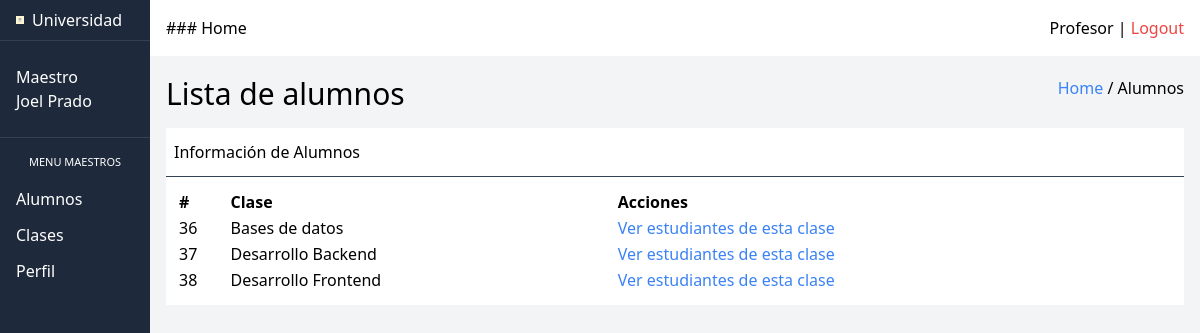
The page /index.php?action=show-clases-table (signed in) on the database its author committed.
### tables this page shows
CREATE TABLE `clases` (
  `id` int(11) NOT NULL,
  `name` varchar(150) NOT NULL,
  `instructor_id` int(11) DEFAULT NULL
);

### src/DB.php (called while the page is built, shortened)
<?php
class DB
{
    private $pdo;
    public function __construct()
    {
        try {
            $host = $_ENV["DB_HOST"];
            $dbname = $_ENV["DB_DATABASE"];
            $port = $_ENV["DB_PORT"];
            $username = $_ENV["DB_USERNAME"];
            $password = $_ENV["DB_PASSWORD"];
            $attributes = [PDO::ATTR_ERRMODE => PDO::ERRMODE_EXCEPTION];
            $dsn = "mysql:host=$host;dbname=$dbname;port=$port";
            $this->pdo = new PDO($dsn, $username, $password, $attributes);
        } catch (PDOException $e) {
            echo "ERROR: " . $e->getMessage();
        }
    }
    public function connect()
    {
        return $this->pdo;
    }
}
?>

### src/models/Clases.php (called while the page is built, shortened)
<?php
require_once($_SERVER["DOCUMENT_ROOT"] . "/src/DB.php");
class Clases
{
    public function findClasesByInstructorId($id)
    {
        $query = "
        SELECT clases.name as class_name, clases.id as class_id, instructor_id
        FROM clases
        WHERE instructor_id = :id;
        ";
        $pdo = new DB();
        $stmnt = $pdo->connect()->prepare($query);
        $stmnt->bindParam(":id", $id, PDO::PARAM_INT);
        $stmnt->execute();
        $data = [];
        while ($row = $stmnt->fetch(PDO::FETCH_ASSOC)) {
            array_push($data, $row);
        }
        return $data;
    }
}
?>

### src/views/instructor/clases-table.php (the view, shortened to what this page needs)
<?php require $_SERVER['DOCUMENT_ROOT'] . '/src/templates/head.php'; ?>
</head>
<body>
    <div class="grid grid-cols-8 grid-flow-col">
        <?php require $_SERVER['DOCUMENT_ROOT'] . '/src/views/instructor/nav-aside.php'; ?>
        <main>
            <section class="p-4 ">
                <div class="flex justify-between mb-4">
                    <h1 class="text-3xl">Lista de alumnos</h1>
                    <div>
                        <a class="text-blue-500" href="/index.php">Home</a> / Alumnos
                    </div>
                </div>
                <div class="bg-white  divide-y divide-slate-700">
                    <div class="flex justify-between items-center px-2 py-3">
                        <span>Información de Alumnos</span>
                    </div>
                    <div class="p-3">
                        <table class="w-full ">
                            <thead>
                                <tr>
                                    <td class="font-bold">#</td>
                                    <td class="font-bold">Clase</td>
                                    <td class="font-bold">Acciones</td>
                                </tr>
                            </thead>
                            <tbody>
                                <?php foreach ($clases as $row) { ?>
                                    <tr>
                                        <td><?= $row["class_id"] ?></td>
                                        <td><?= $row["class_name"] ?></td>
                                        <td class="text-blue-500"><a href="/index.php?action=show-student-class&class_id=<?= $row["class_id"] ?>&class_name=<?= $row["class_name"] ?>">Ver estudiantes de esta clase</a></td>
                                    </tr>
                                <?php } ?>
                            </tbody>
                        </table>
                    </div>
                </div>
            </section>
        </main>
    </div>
    </div>
</body>
</html>

### rows shown on the page
clases: id "36", name "Bases de datos"
clases: id "37", name "Desarrollo Backend"
clases: id "38", name "Desarrollo Frontend"

### other values the page prints
$_SESSION["userData"]["firstname"] "Joel"
$_SESSION["userData"]["lastname"] "Prado"
